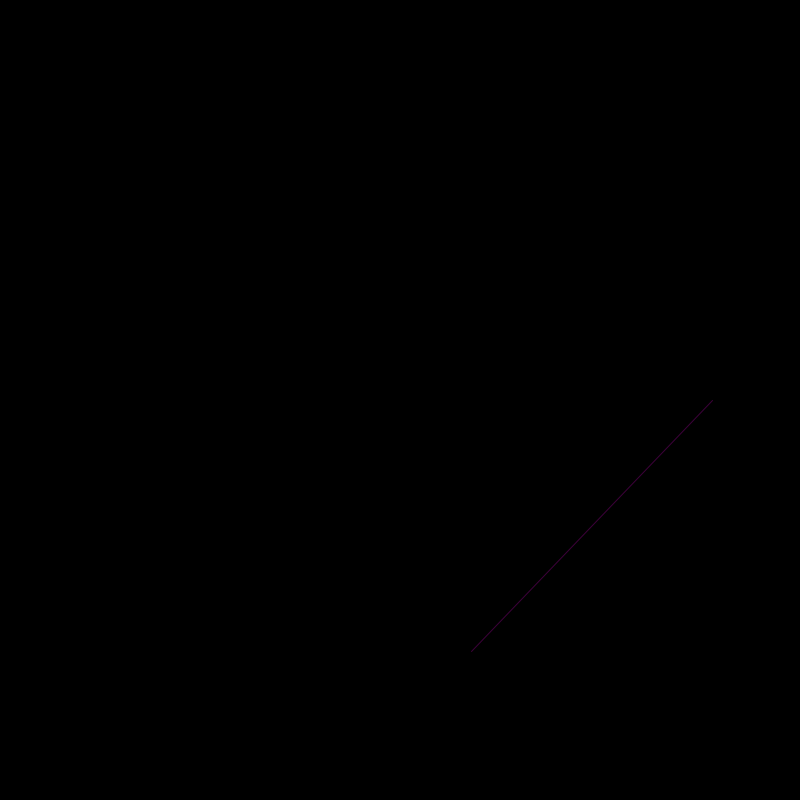
Frame 1 (no input)
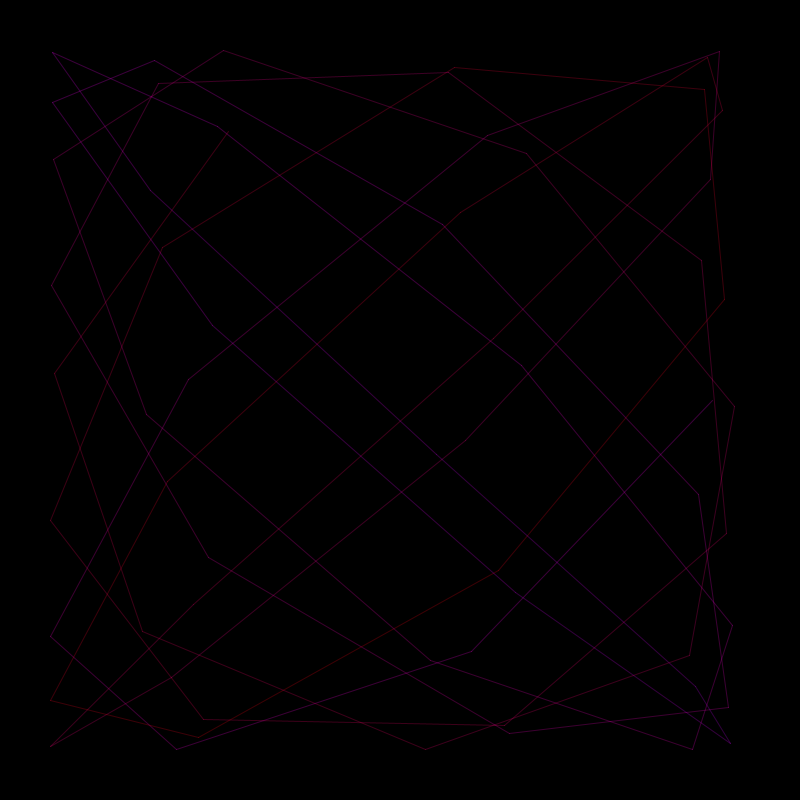
Frame 60 (the mouse pressed at the canvas centre just before this capture)
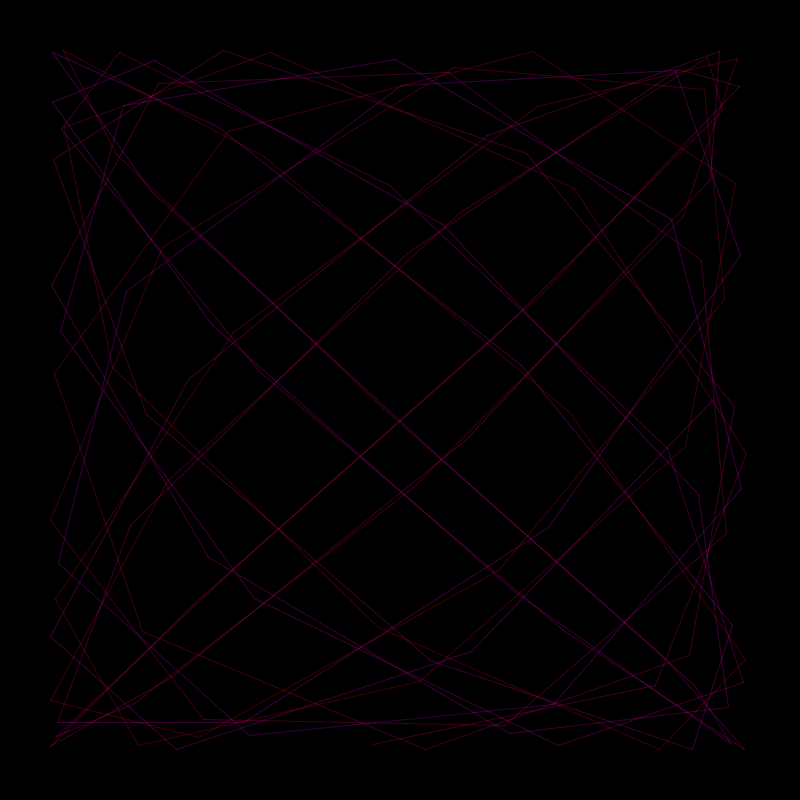
Frame 120 (the mouse held since frame 60 and released just before this capture)

The Processing sketch that drew these frames (run headless with seeded random() and noise(); from frame 60 on, the mouse is pressed at the canvas centre):

// Processing sketch: elseWorld
// ── elseWorld.pde
float x, y, x1, y1;
float a;
float b;
float h;
float hNoiser;
float theta = 0;
float ramda = 90;
int count = 0;
boolean mode = false;

void setup() {
  size(800, 800);
  a = 1;
  b = 2;
  colorMode(HSB, 360, 100, 100);
  background(0, 0, 100);
  x = 0;
  y = 0;
  if (mode == true) {
    h = 200;
    background(0, 0, 100);
  } else if (mode == false) {
    h = 300;
    background(0, 0, 0);
  }
  hNoiser = random(1, 4);
}

void draw() {
  if (mode == true) {
    if (h>270) {
      hNoiser *= (-1);
    } else if (h<190) {
      hNoiser *= (-1);
    }
    h += hNoiser;
  } else if (mode == false) {
    if (h>355) {
      hNoiser *= (-1);
    } else if (h<290) {
      hNoiser *= (-1);
    }
    h += hNoiser;
  }
  noFill();
  theta += 0.4;
  ramda += 0.5;
  stroke(h, 100, 100, 60);
  translate(width/2, height/2);
  x = 350*sin(a*(theta-0.4) + ramda-0.5);
  y = 350*sin(b*(theta-0.4));
  x1 = 350*sin(a*theta + ramda);
  y1 = 350*sin(b*theta);
  line(x, y, x1, y1);
}

void keyPressed() {
  if (key == 's') {
    save("Else" +count+ ".png");
    count++;
  }
  if(key == 'm'){
    if(mode == true){
      mode = false;
    }else if(mode == false){
      mode = true;
    }
  }
}
